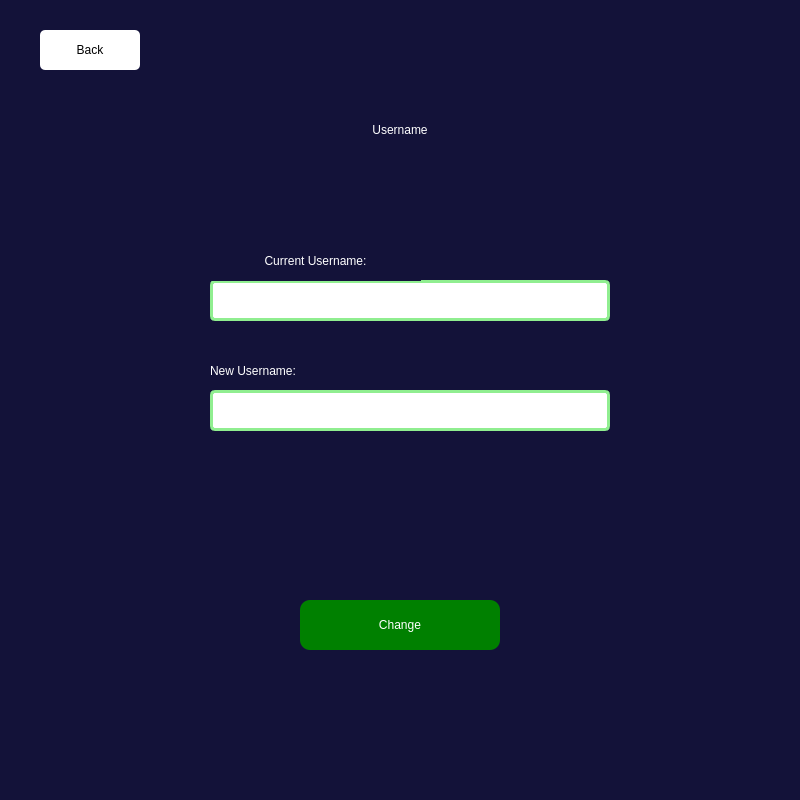
<?xml version="1.0" encoding="UTF-8"?>
<ui version="4.0">
 <class>Dialog</class>
 <widget class="QDialog" name="Dialog">
  <property name="geometry">
   <rect>
    <x>0</x>
    <y>0</y>
    <width>800</width>
    <height>800</height>
   </rect>
  </property>
  <property name="windowTitle">
   <string>Dialog</string>
  </property>
  <property name="styleSheet">
   <string notr="true">background-color:#131239;</string>
  </property>
  <widget class="QLabel" name="label">
   <property name="geometry">
    <rect>
     <x>230</x>
     <y>90</y>
     <width>340</width>
     <height>80</height>
    </rect>
   </property>
   <property name="styleSheet">
    <string notr="true">font: 36pt &quot;Copperplate Gothic Light&quot;;
color:white;
</string>
   </property>
   <property name="text">
    <string>Username</string>
   </property>
   <property name="alignment">
    <set>Qt::AlignCenter</set>
   </property>
  </widget>
  <widget class="QPushButton" name="f_back">
   <property name="geometry">
    <rect>
     <x>40</x>
     <y>30</y>
     <width>100</width>
     <height>40</height>
    </rect>
   </property>
   <property name="styleSheet">
    <string notr="true">font: 75 italic 14pt &quot;Georgia&quot;;
background:white;
border-radius:5px;
color:black;</string>
   </property>
   <property name="text">
    <string>Back</string>
   </property>
   <property name="icon">
    <iconset>
     <normaloff>../Images and icon/Back.png</normaloff>../Images and icon/Back.png</iconset>
   </property>
   <property name="iconSize">
    <size>
     <width>20</width>
     <height>20</height>
    </size>
   </property>
   <property name="default">
    <bool>false</bool>
   </property>
  </widget>
  <widget class="QLabel" name="label_5">
   <property name="geometry">
    <rect>
     <x>210</x>
     <y>350</y>
     <width>211</width>
     <height>41</height>
    </rect>
   </property>
   <property name="styleSheet">
    <string notr="true">font: 15pt &quot;Georgia&quot;;
color:white;</string>
   </property>
   <property name="text">
    <string>New Username:</string>
   </property>
   <property name="alignment">
    <set>Qt::AlignLeading|Qt::AlignLeft|Qt::AlignVCenter</set>
   </property>
  </widget>
  <widget class="QLineEdit" name="f_new_username">
   <property name="geometry">
    <rect>
     <x>210</x>
     <y>390</y>
     <width>400</width>
     <height>41</height>
    </rect>
   </property>
   <property name="font">
    <font>
     <pointsize>11</pointsize>
    </font>
   </property>
   <property name="styleSheet">
    <string notr="true">padding:0px 10px 0px 10px;
border-radius:5px;
border:3px solid lightgreen;
background-color:white;</string>
   </property>
   <property name="placeholderText">
    <string/>
   </property>
  </widget>
  <widget class="QLineEdit" name="f_cu_username">
   <property name="geometry">
    <rect>
     <x>210</x>
     <y>280</y>
     <width>400</width>
     <height>41</height>
    </rect>
   </property>
   <property name="font">
    <font>
     <pointsize>11</pointsize>
    </font>
   </property>
   <property name="styleSheet">
    <string notr="true">padding:0px 10px 0px 10px;
border-radius:5px;
border:3px solid lightgreen;
background-color:white;</string>
   </property>
   <property name="placeholderText">
    <string/>
   </property>
  </widget>
  <widget class="QLabel" name="label_4">
   <property name="geometry">
    <rect>
     <x>210</x>
     <y>240</y>
     <width>211</width>
     <height>41</height>
    </rect>
   </property>
   <property name="styleSheet">
    <string notr="true">font: 15pt &quot;Georgia&quot;;
color:white;</string>
   </property>
   <property name="text">
    <string>Current Username:</string>
   </property>
   <property name="alignment">
    <set>Qt::AlignCenter</set>
   </property>
  </widget>
  <widget class="QPushButton" name="f_userchange">
   <property name="geometry">
    <rect>
     <x>300</x>
     <y>600</y>
     <width>200</width>
     <height>50</height>
    </rect>
   </property>
   <property name="styleSheet">
    <string notr="true">font: 16pt &quot;Arial Rounded MT Bold&quot;;
padding:0px 10px 0px 10px;
background-color:green;
color:white;
border-radius:10px;</string>
   </property>
   <property name="text">
    <string>Change</string>
   </property>
  </widget>
  <widget class="QLabel" name="f_response">
   <property name="geometry">
    <rect>
     <x>150</x>
     <y>440</y>
     <width>500</width>
     <height>30</height>
    </rect>
   </property>
   <property name="styleSheet">
    <string notr="true">font: 11pt &quot;Meiryo UI&quot;;
color:red;</string>
   </property>
   <property name="text">
    <string/>
   </property>
   <property name="alignment">
    <set>Qt::AlignCenter</set>
   </property>
  </widget>
 </widget>
 <resources/>
 <connections/>
</ui>
